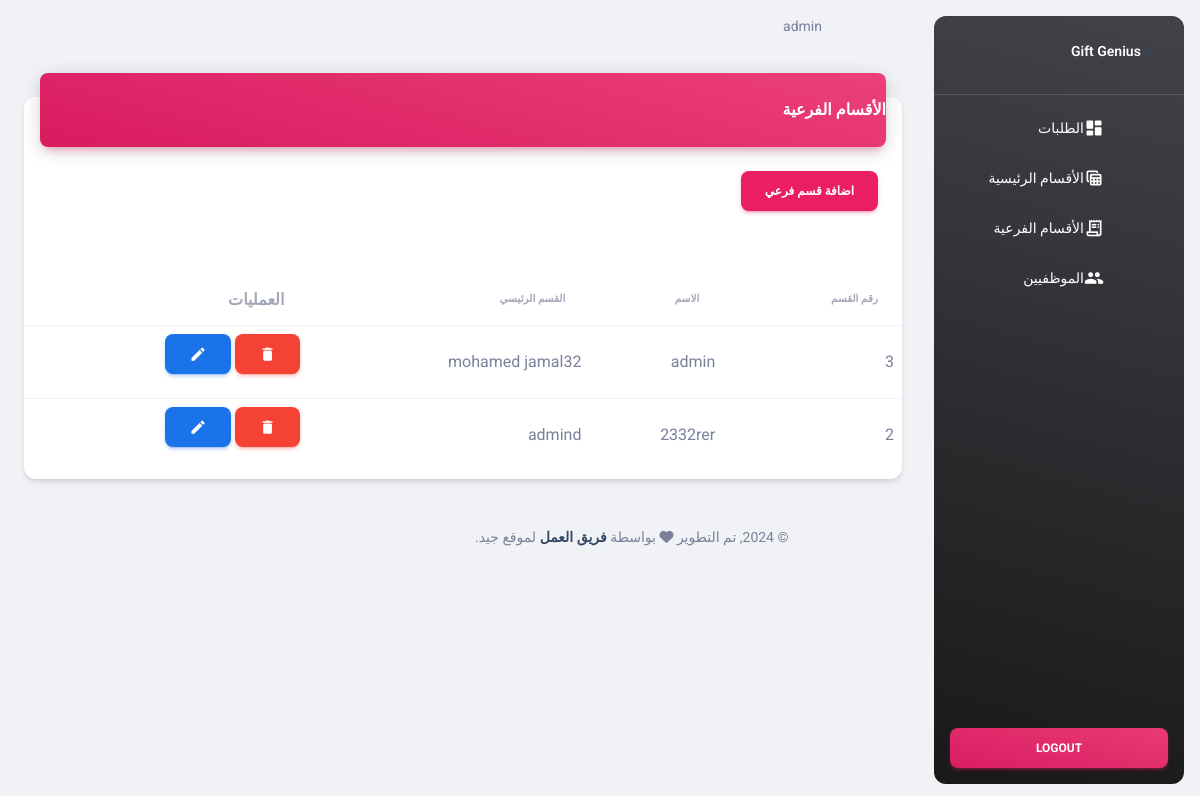
Before: /admin/subCategories.php (signed in) with the older database file.
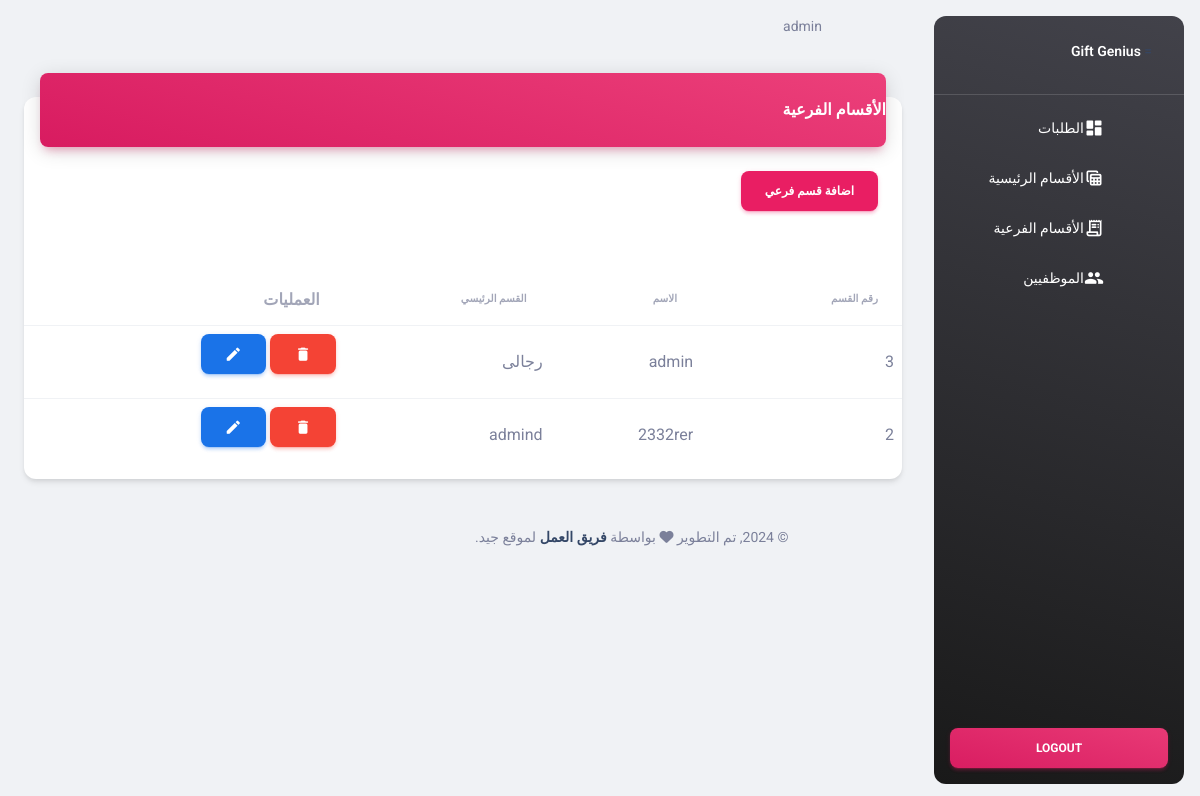
After: the same page with the newer database file.
### tables this page shows
CREATE TABLE `sub_categories` (
  `id` int(11) UNSIGNED NOT NULL,
  `name` varchar(255) DEFAULT NULL,
  `main_id` int(11) UNSIGNED DEFAULT NULL
);

CREATE TABLE `main_categories` (
  `id` int(11) UNSIGNED NOT NULL,
  `name` varchar(255) DEFAULT NULL
);

### admin/subCategories.php (the view, shortened to what this page needs)
<?php
require('../system/helper.php');
$selectSubCategoriesSql = 'SELECT * FROM sub_categories order by id DESC';
$selectSubCategoriesResult = runQuery($selectSubCategoriesSql);
?>
<!DOCTYPE html>
<html lang="ar" dir="rtl">
<head>
    <?php
    include 'layout/assets/css.php';
    ?>
</head>
<body class="g-sidenav-show  bg-gray-200">
<?php
include 'layout/inc/sidebar.php'
?>
<main class="main-content position-relative max-height-vh-100 h-100 border-radius-lg ">
    <?php
    include 'layout/inc/header.php';
    ?>
    <div class="container-fluid py-4">
        <div class="row">
            <div class="col-12">
                <div class="card my-4">
                    <div class="card-header p-0 position-relative mt-n4 mx-3 z-index-2">
                        <div class="bg-gradient-primary shadow-primary border-radius-lg pt-4 pb-3">
                            <h6 class="text-white text-capitalize ps-3">الأقسام الفرعية</h6>
                        </div>
                    </div>
                    <?php echo indexButtons('اضافة قسم فرعي') ?>
                    <div class="card-body px-0 pb-2">
                        <div class="table-responsive p-0">
                            <table class="table align-items-center mb-0">
                                <thead>
                                <tr>
                                    <th class="text-uppercase text-secondary text-xxs font-weight-bolder opacity-7">
                                        رقم القسم
                                    </th>
                                    <th class="text-uppercase text-secondary text-xxs font-weight-bolder opacity-7 ps-2">
                                        الاسم
                                    </th>
                                    <th class="text-uppercase text-secondary text-xxs font-weight-bolder opacity-7 ps-2">
                                        القسم الرئيسي
                                    </th>
                                    <th class="text-secondary opacity-7">العمليات</th>
                                </tr>
                                </thead>
                                <tbody>
                                <?php if ($selectSubCategoriesResult->num_rows > 0) {
                                    while ($row = $selectSubCategoriesResult->fetch_assoc()) {
                                        $selectMainCategorySql = "SELECT * FROM main_categories where id = {$row['main_id']}";
                                        $selectMainCategoryResult = runQuery($selectMainCategorySql);
                                        ?>
                                        <tr>
                                            <td><?php echo $row['id'] ?></td>
                                            <td><?php echo $row['name'] ?></td>
                                            <td><?php echo $selectMainCategoryResult->fetch_assoc()['name'] ?></td>
                                            <td>
                                                <a href="?method=DELETE&id=<?php echo $row['id'] ?>"
                                                   class="btn btn-danger confirmation"><i
                                                            class="material-icons opacity-10">delete</i></a>
                                                <a href="javascript:();"
                                                   class="btn btn-info" data-bs-toggle='modal'
                                                   data-bs-target='#editModal<?php echo $row['id'] ?>'><i
                                                            class="material-icons opacity-10">edit</i></a></td>
                                        </tr>
                                        <?php
                                    }
                                }
                                ?>
                                </tbody>
                            </table>
                        </div>
                    </div>
                </div>
            </div>
        </div>
        <?php
        include 'layout/inc/footer.php';
        ?>
    </div>
</main>
</body>
</html>

Changed rows visible on the page:
changed through a linked row, sub_categories "admin": main_categories.name "mohamed jamal32" → "رجالى"
